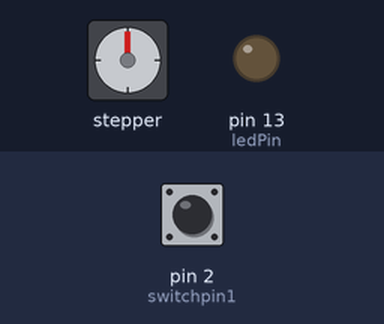
This sketch was run on a simulated Arduino Uno, built with avr-gcc and run on an emulated ATmega328P. Parts: stepper motor, output pins drawn as LEDs (lit = HIGH). Wiring (inferred from the names in the program): stepper motor (2048 steps per turn assumed): coils pin 8, pin 9, pin 10, pin 11. The inputs (shaded band) are chosen by the test bench; at power-on: pin 2 (switchpin1) LOW. Pins used as bus, display or sensor lines are not drawn.

Above: at 1.2 s.
1.3 s: pin 2 (switchpin1) pulled HIGH for 3.2 s
At 5.6 s:
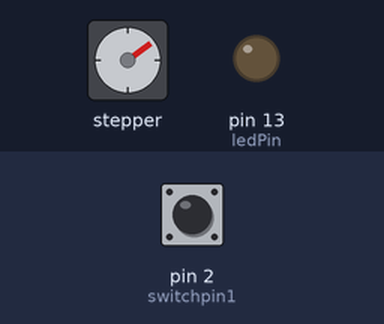
6.0 s: pin 2 (switchpin1) pulled HIGH for 1 s
At 8.2 s:
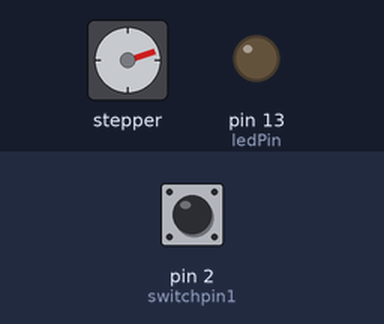
9.0 s: pin 2 (switchpin1) pulled HIGH for 1 s
At 11.2 s:
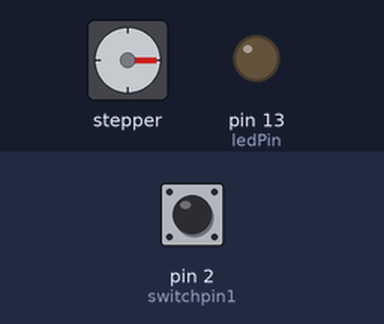
12.0 s: pin 2 (switchpin1) pulled HIGH for 3.2 s
At 16.1 s:
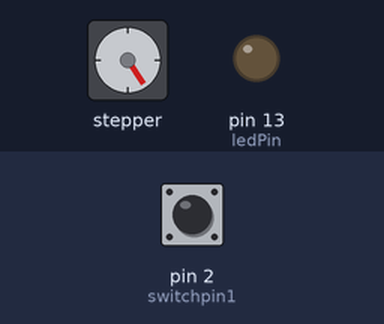
16.7 s: pin 2 (switchpin1) pulled HIGH for 1 s
At 18.0 s:
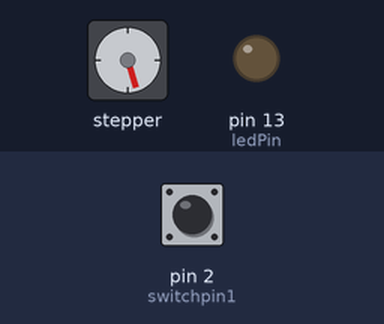
19.7 s: pin 2 (switchpin1) driven HIGH
At 20.62 s:
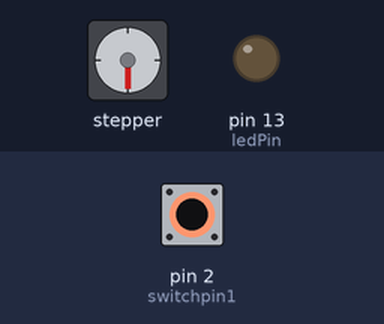
Timing chart, 0 to 25.6 s (numbered marks = the images above; inputs shaded):
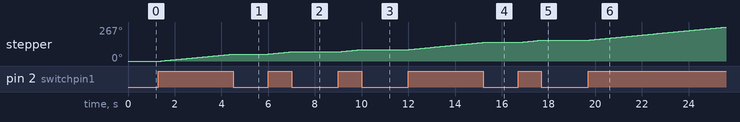

Measured:
- after the input at 1.3 s, stepper: turns 54° clockwise in 3.0 s, starting after 0.13 s
- after the input at 6.0 s, stepper: turns 18° clockwise in 0.97 s, starting at once
- after the input at 9.0 s, stepper: turns 18° clockwise in 0.96 s, starting at once
- after the input at 12.0 s, stepper: turns 56° clockwise in 3.1 s, starting after 0.05 s
- after the input at 16.7 s, stepper: turns 17° clockwise in 0.91 s, starting at once
- after the input at 19.7 s, stepper: keeps turning clockwise at about 18°/s, starting at once

The sketch:

UV_Exposure_Box.ino
```cpp
//Program for running a mototech unipolar 5-wire stepper motor
//With a ULN2003 transistor array.

int motorPin1 = 8; //Brown
int motorPin2 = 9; //Yellow
int motorPin3 = 10;//Black
int motorPin4 = 11;//Orange
int ledPin =  13;  //Onboard LED for indicating the state of switchpin1
int switchpin1 = 2;
int pinstate1 = 0;    // Stores the state of switch 1
int lastpinstate1 = 0; //Previous state of switch 1
int switch1PushCounter = 0; //Counter for the number of switch1 presses
int delayTime = 10; // This delay will adjust the motor speed (Lower = faster)

void setup()
{
  pinMode(motorPin1, OUTPUT);
  pinMode(motorPin2, OUTPUT);
  pinMode(motorPin3, OUTPUT);
  pinMode(motorPin4, OUTPUT);
  pinMode(switchpin1, INPUT);
  pinMode(ledPin, OUTPUT);

  //Add startup check here

}

void loop()
{

 pinstate1 = digitalRead(switchpin1); //Reads the state of the switch


	if(pinstate1 == HIGH && switch1PushCounter == 0) // if the current state is LOW and Counter = 0, then											   												// the moving LED arm is in start position
	{

		CCRotation();  //Counter Clockwise rotation
		switch1PushCounter++;
	}
	if(pinstate1 == HIGH && switch1PushCounter == 1)
	{
	CRotation();
	}

 }


void CRotation()
{
  digitalWrite(motorPin1, HIGH);
  digitalWrite(motorPin2, LOW);
  digitalWrite(motorPin3, LOW);
  digitalWrite(motorPin4, LOW);
  delay(delayTime);
  digitalWrite(motorPin1, LOW);
  digitalWrite(motorPin2, HIGH);
  digitalWrite(motorPin3, LOW);
  digitalWrite(motorPin4, LOW);
  delay(delayTime);
  digitalWrite(motorPin1, LOW);
  digitalWrite(motorPin2, LOW);
  digitalWrite(motorPin3, HIGH);
  digitalWrite(motorPin4, LOW);
  delay(delayTime);
  digitalWrite(motorPin1, LOW);
  digitalWrite(motorPin2, LOW);
  digitalWrite(motorPin3, LOW);
  digitalWrite(motorPin4, HIGH);
  delay(delayTime);
}
void CCRotation()
{
  digitalWrite(motorPin1, LOW);
  digitalWrite(motorPin2, LOW);
  digitalWrite(motorPin3, LOW);
  digitalWrite(motorPin4, HIGH);
  delay(delayTime);
  digitalWrite(motorPin1, LOW);
  digitalWrite(motorPin2, LOW);
  digitalWrite(motorPin3, HIGH);
  digitalWrite(motorPin4, LOW);
  delay(delayTime);
  digitalWrite(motorPin1, LOW);
  digitalWrite(motorPin2, HIGH);
  digitalWrite(motorPin3, LOW);
  digitalWrite(motorPin4, LOW);
  delay(delayTime);
  digitalWrite(motorPin1, HIGH);
  digitalWrite(motorPin2, LOW);
  digitalWrite(motorPin3, LOW);
  digitalWrite(motorPin4, LOW);
  delay(delayTime);
}
void Stop()
{
  digitalWrite(motorPin1, LOW);
  digitalWrite(motorPin2, LOW);
  digitalWrite(motorPin3, LOW);
  digitalWrite(motorPin4, LOW);
}
```
